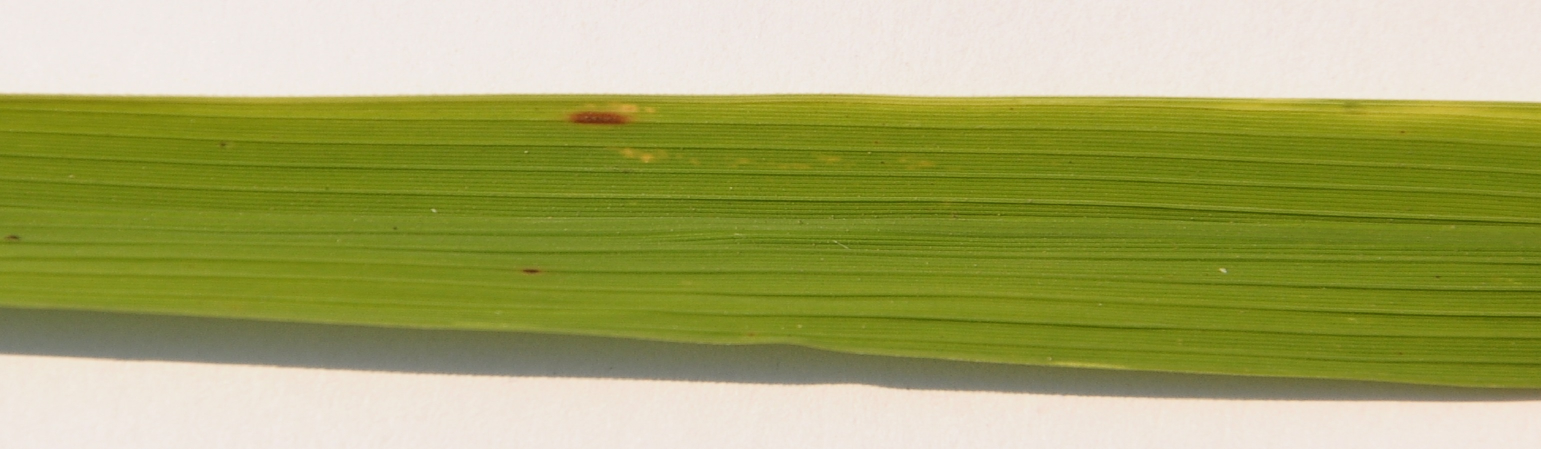
#> input picture rice_leaf.jpg, 3081 x 897 px (shown at 1/2 size)
$ jupyter execute rice_leaf_problem_basics.ipynb   (shell and % lines are left out)
#> lines starting #> are read from the running program, lines starting #| are printed output that depends on the picture
<a href="https://colab.research.google.com/github/KyleLopin/MLClass/blob/main/rice_leaf_problem_basics.ipynb" target="_parent"></a>

[cell 1]
%cd MLClass

[cell 2]
from PIL import Image
import matplotlib.pyplot as plt

# Load and display an image
img = Image.open("rice_leaf.jpg")
#> img is the input picture: PIL image 3081x897 RGB; mean R, G, B 164.5, 167.5, 102.5
plt.imshow(img)
plt.axis("off")
plt.show()

[cell 3]
# explain how pixels work
import numpy as np
import matplotlib.pyplot as plt

# Create a 5x5 grayscale image (values 0-255)
grayscale_image = np.array([
    [0, 50, 100, 150, 200],
    [50, 100, 150, 200, 255],
    [100, 150, 200, 255, 0],
    [150, 200, 255, 0, 50],
    [200, 255, 0, 50, 100]
], dtype=np.uint8)

# Display the image
plt.imshow(grayscale_image, cmap='gray')
plt.colorbar(label='Pixel Value (0-255)')
plt.title("Grayscale Image")
plt.show()
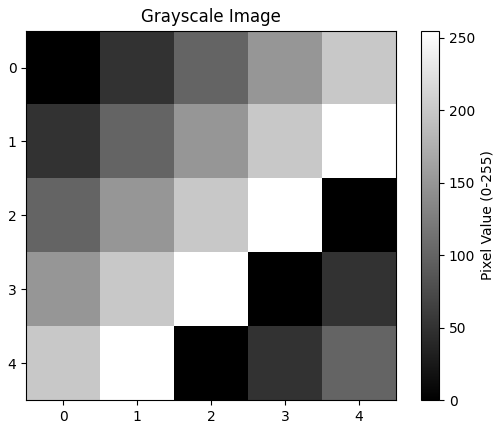
#> figure drawn by matplotlib, 2 panels

[cell 4]
import numpy as np
import matplotlib.pyplot as plt

# Create a 5x5 color image (RGB values)
color_image = np.array([
    [[255, 0, 0], [255, 128, 0], [255, 255, 0], [128, 255, 0], [0, 255, 0]],  # Red to Green
    [[0, 255, 128], [0, 255, 255], [0, 128, 255], [0, 0, 255], [128, 0, 255]],  # Green to Blue
    [[255, 0, 255], [255, 128, 128], [128, 128, 128], [64, 64, 64], [0, 0, 0]],  # Purple to Black
    [[255, 255, 255], [200, 200, 200], [150, 150, 150], [100, 100, 100], [50, 50, 50]],  # White to Gray
    [[255, 0, 128], [255, 128, 255], [128, 255, 128], [0, 128, 128], [64, 0, 64]],  # Mixed colors
], dtype=np.uint8)

# Display the image
fig, ax = plt.subplots()
ax.imshow(color_image)
ax.set_title("Color Image with Pixel RGB Labels")
ax.axis("off")

# Add labels to each pixel
rows, cols, _ = color_image.shape
for i in range(rows):
    for j in range(cols):
        rgb = color_image[i, j]
        ax.text(j, i, f"{rgb}", color="white", fontsize=8, ha="center", va="center",
                bbox=dict(boxstyle="round,pad=0.3", facecolor="black"))

plt.show()
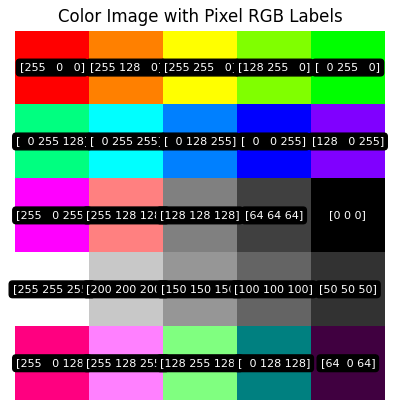
#> figure drawn by matplotlib, 1 panel

[cell 5]
from PIL import ImageDraw
import numpy as np
import matplotlib.pyplot as plt

# Open the existing image
img = Image.open("rice_leaf.jpg")

# Get the original dimensions of the image
original_width, original_height = img.size
#> original_width = 3081; original_height = 897

# Define the middle crop dimensions
top, bottom = 100, 400
left, right = 1200, 1500

# Crop the image
img_cropped = img.crop((left, top, right, bottom))
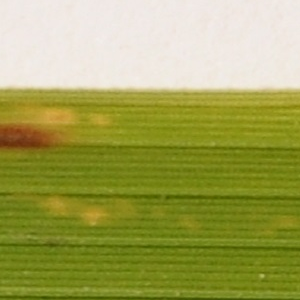
#> img_cropped: PIL image 300x300 RGB; mean R, G, B 160.4, 162.9, 86.8

# Convert the cropped image to a NumPy array
img_array = np.array(img_cropped)

# Find the center of the cropped image
height, width, _ = img_array.shape
#> height = 300; width = 300
center_y, center_x = height // 2, width // 2
#> center_y = 150; center_x = 150

# Define the boundaries of the 5x5 box
box_size = 5
start_y, end_y = 147, 152
start_x, end_x = 147, 152

# Extract the middle 5x5 pixels
middle_pixels = img_array[start_y:end_y, start_x:end_x]
print("Middle 5x5 pixels:")
print(middle_pixels)
#> (printed output is left out)

# Draw a box on the cropped image
draw = ImageDraw.Draw(img_cropped)
draw.rectangle([start_x, start_y, end_x, end_y], outline="red", width=3)

# Display the cropped image with the box
plt.imshow(img_cropped)
plt.title("Cropped Image with Highlighted 5x5 Region")
plt.axis("off")
plt.show()

[cell 6]
import numpy as np
import matplotlib.pyplot as plt

# Enlarge the image by scaling up each pixel
scale_factor = 100  # Size of each block in pixels
enlarged_image = np.kron(middle_pixels, np.ones((scale_factor, scale_factor, 1), dtype=np.uint8))
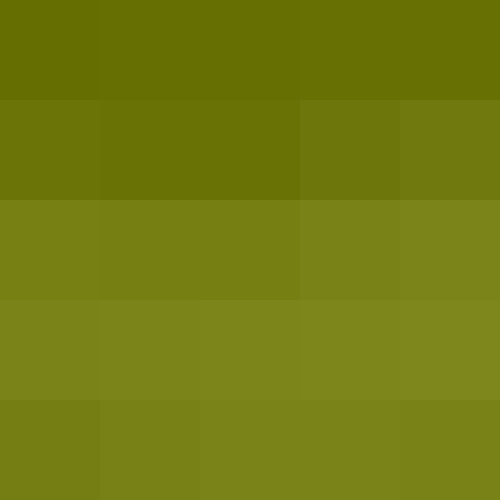
#> enlarged_image: shape (500, 500, 3); mean of channels 0, 1, 2 114.8, 123.8, 15.9; drawn as R, G, B

# Plot the enlarged image
fig, ax = plt.subplots(figsize=(6, 6))
ax.imshow(enlarged_image)
ax.axis('off')

# Overlay RGB values on each block
rows, cols, _ = middle_pixels.shape
#> rows = 5; cols = 5
for i in range(rows):
    for j in range(cols):
        # Calculate the center position of each block
        x = (j + 0.5) * scale_factor
        y = (i + 0.5) * scale_factor
        # Overlay text
        rgb_text = str(tuple(middle_pixels[i, j]))
        ax.text(x, y, rgb_text, color="white", ha="center", va="center",
                fontsize=9)

plt.title("Enlarged 5x5 Pixels with RGB Values")
plt.show()

[cell 7]
import numpy as np
import matplotlib.pyplot as plt

# Create a 6x6 pixel image with variation
np.random.seed(42)  # For reproducibility

# Redish pixels: High red, low blue, with noise
redish = np.array([[[200 + np.random.randint(-20, 20), 0, 50 + np.random.randint(-10, 10)] for _ in range(3)] for _ in range(6)])

# Blueish pixels: Low red, high blue, with noise
blueish = np.array([[[50 + np.random.randint(-10, 10), 0, 200 + np.random.randint(-20, 20)] for _ in range(3)] for _ in range(6)])

# Combine redish and blueish into a 6x6 image
image = np.hstack((redish, blueish)).astype(np.uint8)

# Display the image with pixel values
fig, ax = plt.subplots(figsize=(6, 6))
ax.imshow(image)
ax.axis("off")
ax.set_title("6x6 Pixel Image with Values")

# Add pixel values as text
rows, cols, _ = image.shape
#> rows = 6; cols = 6
for i in range(rows):
    for j in range(cols):
        rgb = tuple(image[i, j])  # Get RGB values
        ax.text(j, i, f"{rgb}", color="white", ha="center",
                va="center", fontsize=8)

plt.show()
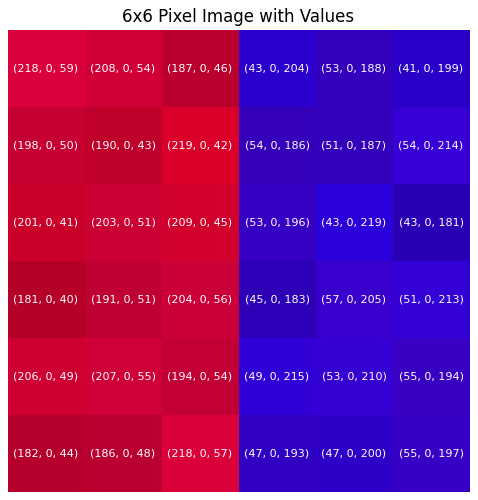
#> figure drawn by matplotlib, 1 panel

# scatter plot redish points
plt.scatter(redish[:, :, 0].flatten(), redish[:, :, 2].flatten(),
            color='red', label='Redish')
# plot blueish points
plt.scatter(blueish[:, :, 0].flatten(), blueish[:, :, 2].flatten(),
            color='blue', label='Blueish')
plt.xlabel("Red Channel")
plt.ylabel("Blue Channel")
plt.title("Red vs Blue Channel Scatter Plot (Color-Coded)")
plt.grid()
plt.show()
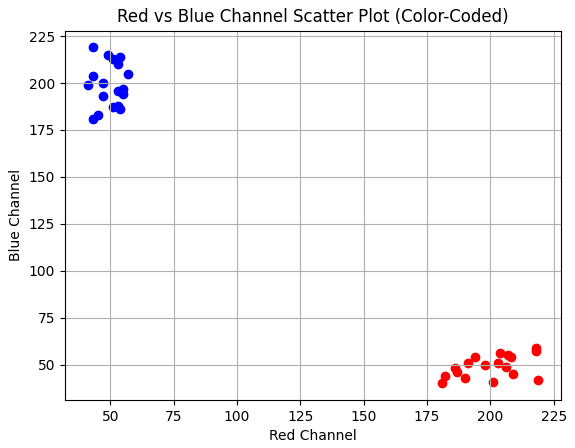
#> figure drawn by matplotlib, 1 panel

[cell 8]
from sklearn.cluster import KMeans
import numpy as np
import matplotlib.pyplot as plt

# Flatten the image data for clustering (pixels as rows, RGB as columns)
pixels = image.reshape(-1, 3)

# Perform K-Means clustering with 2 clusters
kmeans = KMeans(n_clusters=2, random_state=42)
kmeans.fit(pixels)

# Assign each pixel to a cluster
labels = kmeans.labels_

# Map clusters to colors: 0 -> red, 1 -> blue
cluster_colors = np.zeros_like(pixels)
for i, label in enumerate(labels):
    cluster_colors[i] = [255, 0, 0] if label == 0 else [0, 0, 255]  # Redish for 0, Blueish for 1

# Reshape back into image shape
clustered_image = cluster_colors.reshape(image.shape)

# Display the clustered image
plt.figure(figsize=(6, 6))
plt.imshow(clustered_image.astype(np.uint8))
plt.axis("off")
plt.title("Clustered Image (K-Means: Redish vs Blueish)")
plt.show()
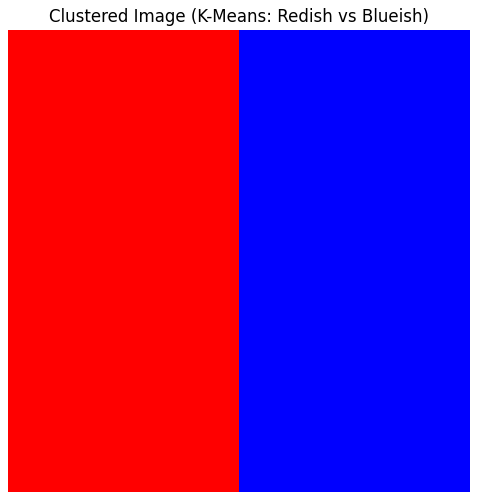
#> figure drawn by matplotlib, 1 panel

# Visualize the clusters in feature space (Red vs Blue)
plt.scatter(pixels[:, 0], pixels[:, 2], c=["red" if label == 0 else "blue" for label in labels], alpha=0.8)
plt.scatter(kmeans.cluster_centers_[:, 0], kmeans.cluster_centers_[:, 2],
            color="black", s=200, label="Cluster Centers",
            marker='*')
plt.xlabel("Red Channel")
plt.ylabel("Blue Channel")
plt.title("Red vs Blue Channel Clustering (K-Means)")
plt.legend()
plt.grid()
plt.show()
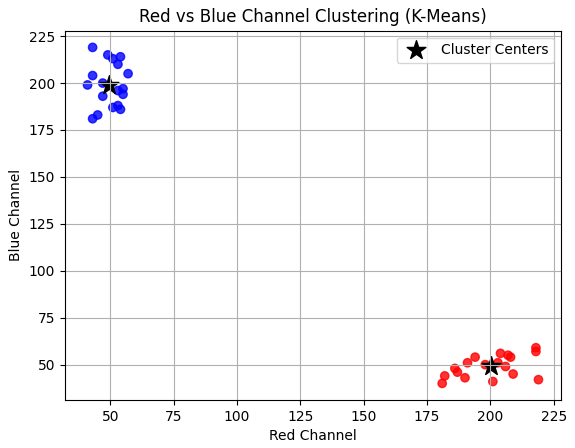
#> figure drawn by matplotlib, 1 panel
